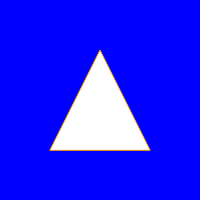
Frame 1 (no input)
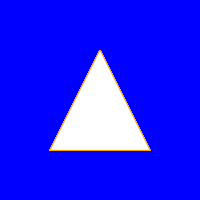
Frame 60 (no input)
Frame 120 (the mouse pressed at the canvas centre since frame 60): identical to frame 60, image omitted

The p5.js sketch that drew these frames (run headless with seeded random() and noise() and a simulated clock; from frame 60 on, the mouse is pressed at the canvas centre):

// p5.js sketch
// ── sketch.js
function setup() {

    createCanvas(200, 200);
    
    background("blue");
    
    }
    
    function draw() {
    
    stroke("orange");
    
    triangle(50, 150, 100, 50, 150, 150);
    
    }
    
